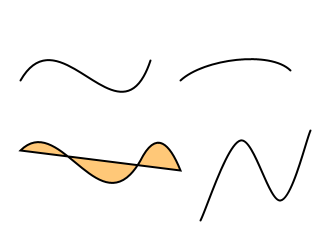
Frame 1 (no input)
Frame 60 (the mouse pressed at the canvas centre just before this capture): identical to frame 1, image omitted
Frame 120 (the mouse held since frame 60 and released just before this capture): identical to frame 1, image omitted

The Processing sketch that drew this single still picture (run headless with seeded random() and noise(); from frame 60 on, the mouse is pressed at the canvas centre):

// Processing sketch: bezier_curve
// ── bezier_curve.pde
// bezier(), curve(), bezierVertex(), quadraticVertex(), curveVertex().
void setup() {
  size(320, 240);
}

void draw() {
  background(255);
  noFill();
  stroke(0);
  strokeWeight(2);
  bezier(20, 80, 60, 10, 120, 150, 150, 60);
  curve(150, 200, 180, 80, 290, 70, 300, 200);
  fill(255, 200, 120);
  beginShape();
  vertex(20, 150);
  bezierVertex(60, 110, 100, 230, 140, 160);
  quadraticVertex(160, 120, 180, 170);
  endShape(CLOSE);
  noFill();
  beginShape();
  curveVertex(200, 220);
  curveVertex(200, 220);
  curveVertex(240, 140);
  curveVertex(280, 200);
  curveVertex(310, 130);
  curveVertex(310, 130);
  endShape();
}
